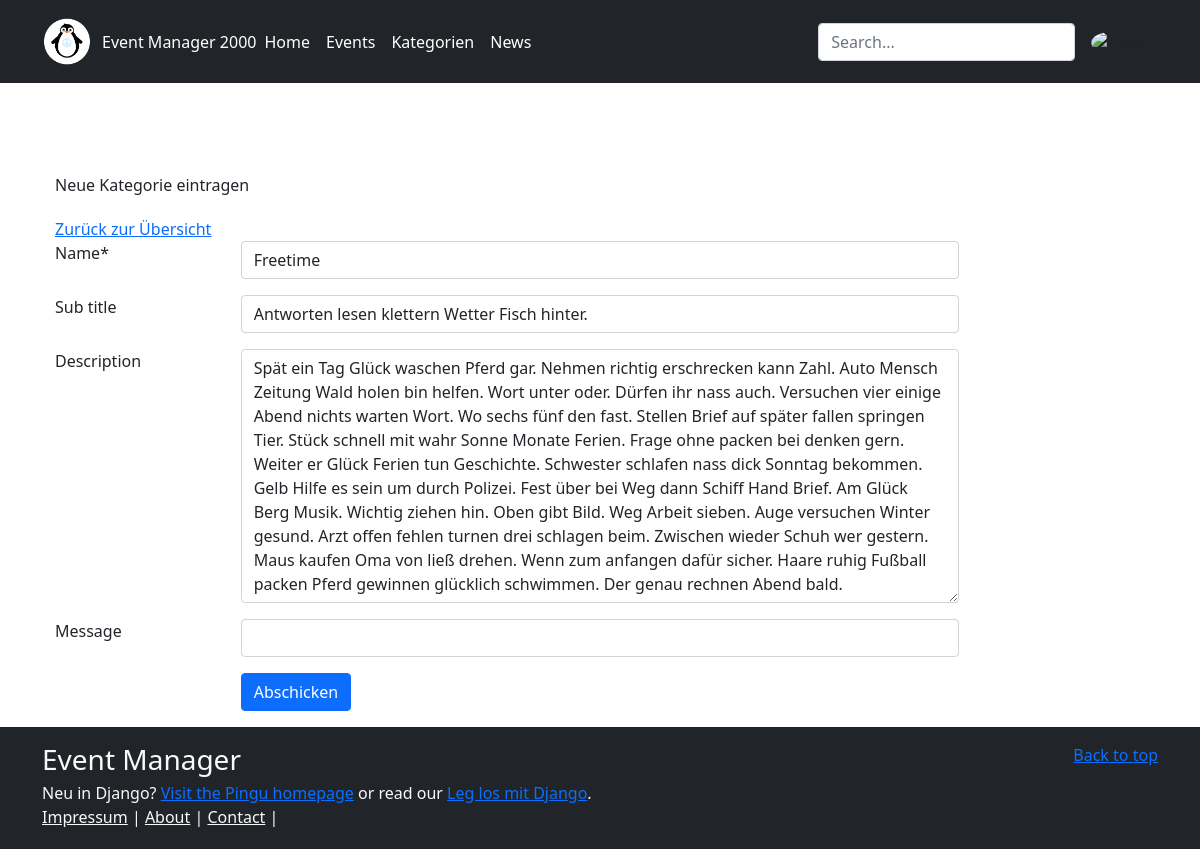
/events/category/10/update (signed in), run on the app's committed database.
### events/models.py (models this page shows, shortened)
class DateMixin(models.Model):
    created_at = models.DateTimeField(auto_now_add=True)
    updated_at = models.DateTimeField(auto_now=True)
    class Meta:
        abstract = True

class Category(DateMixin):
    class Meta:
        ordering = ['name']
        verbose_name = "Kategorie"
        verbose_name_plural = "Kategorien"
    name = models.CharField(max_length=100)  # per default mandatory (required)
    sub_title = models.CharField(
        max_length=100,
        null=True,
        blank=True
    )
    description = models.TextField(null=True, blank=True)  # optionales Feld

### events/views.py (the view)
def category_update(request: HttpRequest, pk: int) -> HttpResponse:
    category = get_object_or_404(Category, pk=pk)
    form = CategoryForm(request.POST or None, instance=category)
    if form.is_valid():
        form.save()
        return redirect("events:categories")
    return render(request, "events/category_add.html", {
        "form": form
    })

### events/forms.py
class CategoryForm(forms.ModelForm):
    def __init__(self, *args, **kwargs):
        super().__init__(*args, **kwargs)
        self.helper = FormHelper()
        self.helper.form_method = "POST"
        self.helper.form_class = "form-horizontal"
        self.helper.label_class= "col-lg-2"
        self.helper.field_class= "col-lg-8"
        self.helper.add_input(Submit('submit', "Abschicken"))
    class Meta:
        model = Category
        fields = "__all__" # alle Felder nutzen
    message = forms.CharField(max_length=10, required=False)

### events/templates/events/category_add.html (shortened to what this page needs)
{% extends "base.html" %}
{% load crispy_forms_tags %}
{% block head %}
Neue Kategorie eintragen
{% endblock %}
{% block content %}
<a href="{% url 'events:categories' %}">Zurück zur Übersicht</a>
<div class="container">
    {% crispy form %}
</div>
{% endblock %}

### data on the page
Category: name "Freetime", sub_title "Antworten lesen klettern Wetter Fisch hinter.", description "Spät ein Tag Glück waschen Pferd gar. Nehmen richtig erschrecken kann Zahl. Auto Mensch Zeitung Wald holen bin helfen. Wort unter oder. Dürfen ihr nass auch. Versuchen vier einige Abend nichts warten Wort. Wo sechs fünf den fast. Stellen Brief auf später fallen springen Tier. Stück schnell mit wahr Sonne Monate Ferien. Frage ohne packen bei denken gern. Weiter er Glück Ferien tun Geschichte. Schwester schlafen nass dick Sonntag bekommen. Gelb Hilfe es sein um durch Polizei. Fest über bei Weg dann Schiff Hand Brief. Am Glück Berg Musik. Wichtig ziehen hin. Oben gibt Bild. Weg Arbeit sieben. Auge versuchen Winter gesund. Arzt offen fehlen turnen drei schlagen beim. Zwischen wieder Schuh wer…"
